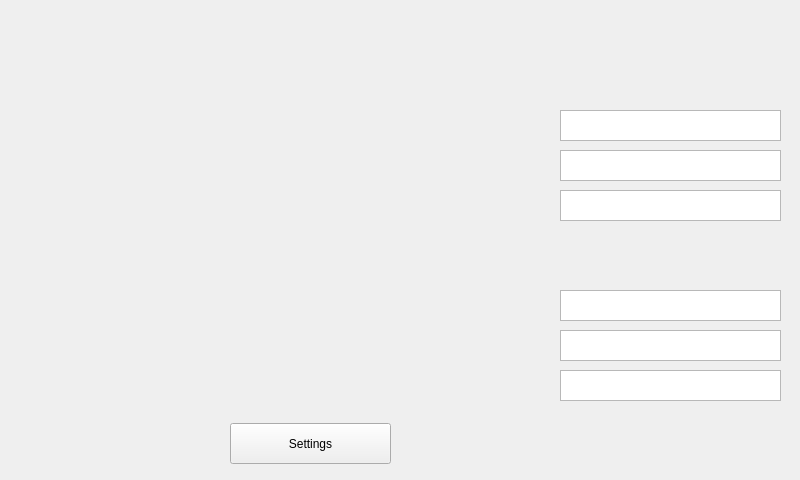
<?xml version="1.0" encoding="UTF-8"?>
<ui version="4.0">
 <class>MainScreen</class>
 <widget class="QWidget" name="MainScreen">
  <property name="geometry">
   <rect>
    <x>0</x>
    <y>0</y>
    <width>800</width>
    <height>480</height>
   </rect>
  </property>
  <property name="windowTitle">
   <string>Form</string>
  </property>
  <widget class="QLabel" name="bgMainScreen">
   <property name="geometry">
    <rect>
     <x>0</x>
     <y>0</y>
     <width>800</width>
     <height>480</height>
    </rect>
   </property>
   <property name="text">
    <string/>
   </property>
   <property name="pixmap">
    <pixmap>../LCS_CHECKWEIGHER/mainscreen.png</pixmap>
   </property>
  </widget>
  <widget class="QTextEdit" name="txtProductName">
   <property name="geometry">
    <rect>
     <x>560</x>
     <y>110</y>
     <width>221</width>
     <height>31</height>
    </rect>
   </property>
  </widget>
  <widget class="QTextEdit" name="txtTargetLoad">
   <property name="geometry">
    <rect>
     <x>560</x>
     <y>150</y>
     <width>221</width>
     <height>31</height>
    </rect>
   </property>
  </widget>
  <widget class="QTextEdit" name="txtTareWeight">
   <property name="geometry">
    <rect>
     <x>560</x>
     <y>190</y>
     <width>221</width>
     <height>31</height>
    </rect>
   </property>
  </widget>
  <widget class="QTextEdit" name="txtTotalCount">
   <property name="geometry">
    <rect>
     <x>560</x>
     <y>290</y>
     <width>221</width>
     <height>31</height>
    </rect>
   </property>
  </widget>
  <widget class="QTextEdit" name="txtAcceptWeight">
   <property name="geometry">
    <rect>
     <x>560</x>
     <y>330</y>
     <width>221</width>
     <height>31</height>
    </rect>
   </property>
  </widget>
  <widget class="QTextEdit" name="txtRejectWeight">
   <property name="geometry">
    <rect>
     <x>560</x>
     <y>370</y>
     <width>221</width>
     <height>31</height>
    </rect>
   </property>
  </widget>
  <widget class="QPushButton" name="btnSettings">
   <property name="geometry">
    <rect>
     <x>230</x>
     <y>423</y>
     <width>161</width>
     <height>41</height>
    </rect>
   </property>
   <property name="text">
    <string>Settings</string>
   </property>
  </widget>
 </widget>
 <resources/>
 <connections/>
</ui>
